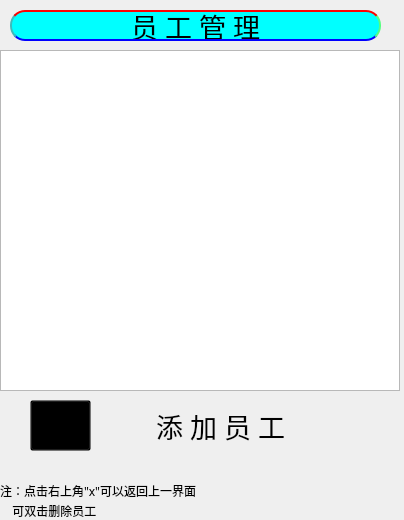
<?xml version="1.0" encoding="UTF-8"?>
<ui version="4.0">
 <class>userWindow</class>
 <widget class="QMainWindow" name="userWindow">
  <property name="geometry">
   <rect>
    <x>0</x>
    <y>0</y>
    <width>404</width>
    <height>520</height>
   </rect>
  </property>
  <property name="windowTitle">
   <string>员工管理中心</string>
  </property>
  <property name="windowIcon">
   <iconset resource="../image/image.qrc">
    <normaloff>:/logo.png</normaloff>:/logo.png</iconset>
  </property>
  <property name="styleSheet">
   <string notr="true"/>
  </property>
  <widget class="QWidget" name="centralwidget">
   <widget class="QListWidget" name="listWidget">
    <property name="geometry">
     <rect>
      <x>0</x>
      <y>50</y>
      <width>400</width>
      <height>341</height>
     </rect>
    </property>
   </widget>
   <widget class="QPushButton" name="pushButton">
    <property name="geometry">
     <rect>
      <x>30</x>
      <y>400</y>
      <width>61</width>
      <height>51</height>
     </rect>
    </property>
    <property name="styleSheet">
     <string notr="true">border-image: url(:/add_user.png);
background: transparent;</string>
    </property>
    <property name="text">
     <string/>
    </property>
   </widget>
   <widget class="QLabel" name="label">
    <property name="geometry">
     <rect>
      <x>10</x>
      <y>10</y>
      <width>371</width>
      <height>31</height>
     </rect>
    </property>
    <property name="font">
     <font>
      <family>楷体</family>
      <pointsize>20</pointsize>
     </font>
    </property>
    <property name="styleSheet">
     <string notr="true">border-width: 15px; /* 边框宽度 */
border-radius: 15px; /* 边框半径 */

border-top-style: solid;
border-top-width: 5px;
border-top-color: red;
border-top: 2px solid red;
 
border-right-style: solid;
border-right-width: 3px;
border-right-color: #55ff7f;
border-right: 2px solid #55ff7f;
 
border-bottom-style: solid;
border-bottom-width: 2px;
border-bottom-color: blue;
border-bottom:2px solid blue;
 
border-left-style: solid;
border-left-width: 3px;
border-left-color: aqua;
border-left: 2px solid #3ebaba;

background: aqua; /* 背景颜色 1E90FF*/
 font-family: 楷体; /* 设置字体 */
 color: write; /* 字体颜色 */
</string>
    </property>
    <property name="text">
     <string>员 工 管 理</string>
    </property>
    <property name="alignment">
     <set>Qt::AlignCenter</set>
    </property>
   </widget>
   <widget class="QLabel" name="label_2">
    <property name="geometry">
     <rect>
      <x>100</x>
      <y>400</y>
      <width>241</width>
      <height>51</height>
     </rect>
    </property>
    <property name="font">
     <font>
      <family>楷体</family>
      <pointsize>20</pointsize>
     </font>
    </property>
    <property name="styleSheet">
     <string notr="true">background: transparent; /* 背景颜色 1E90FF*/</string>
    </property>
    <property name="text">
     <string>添 加 员 工</string>
    </property>
    <property name="alignment">
     <set>Qt::AlignCenter</set>
    </property>
   </widget>
   <widget class="QLabel" name="label_3">
    <property name="geometry">
     <rect>
      <x>0</x>
      <y>480</y>
      <width>231</width>
      <height>21</height>
     </rect>
    </property>
    <property name="font">
     <font>
      <family>楷体</family>
     </font>
    </property>
    <property name="text">
     <string>注：点击右上角&quot;x&quot;可以返回上一界面</string>
    </property>
   </widget>
   <widget class="QLabel" name="label_4">
    <property name="geometry">
     <rect>
      <x>0</x>
      <y>500</y>
      <width>231</width>
      <height>21</height>
     </rect>
    </property>
    <property name="font">
     <font>
      <family>楷体</family>
     </font>
    </property>
    <property name="text">
     <string>    可双击删除员工</string>
    </property>
   </widget>
  </widget>
 </widget>
 <resources>
  <include location="../image/image.qrc"/>
 </resources>
 <connections/>
</ui>
